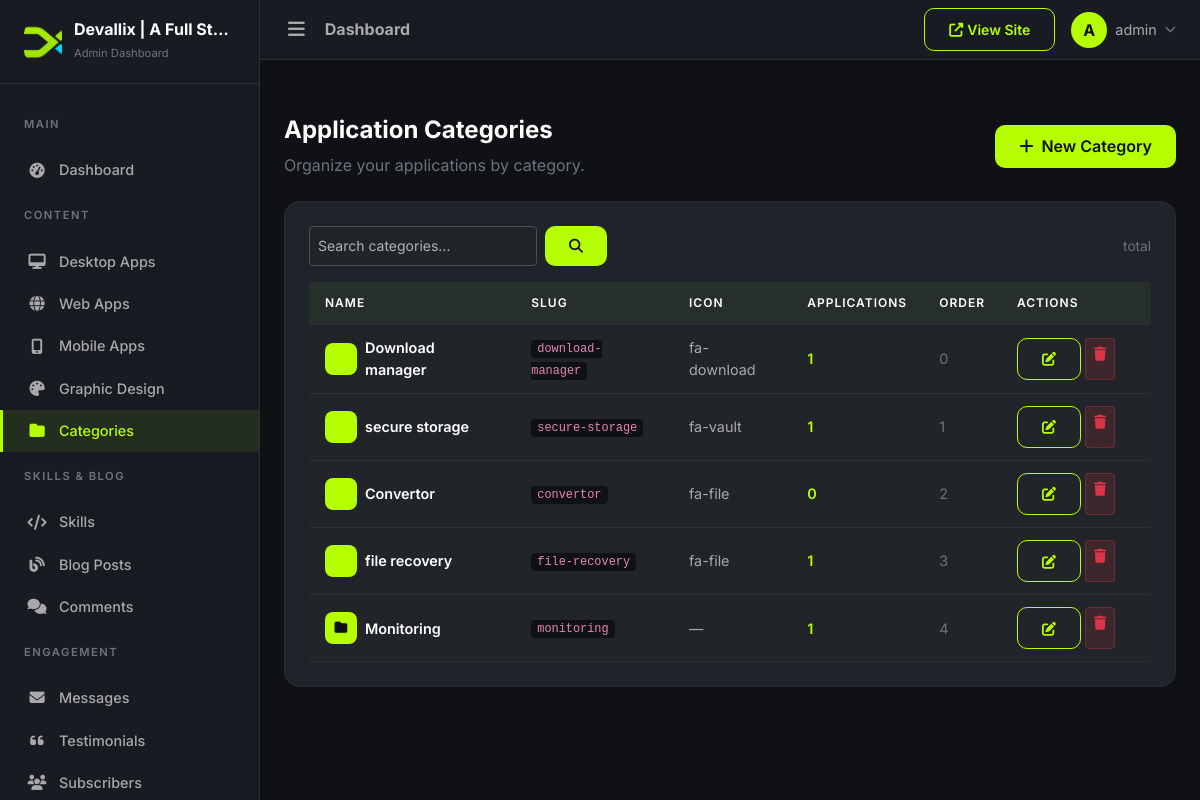
Screenshot of /dashboard/categories/ (signed in) with the database file from the repository.
### apps/core/models.py (models this page shows, shortened)
class SiteSettings(models.Model):
    site_name = models.CharField(max_length=200, default='DevPortfolio')
    site_tagline = models.CharField(max_length=300, blank=True)
    logo = models.ImageField(upload_to='uploads/site/', blank=True, null=True)
    favicon = models.ImageField(upload_to='uploads/site/', blank=True, null=True)
    hero_title = models.CharField(max_length=300, blank=True)
    hero_subtitle = models.TextField(blank=True)
    hero_cta_text = models.CharField(max_length=100, default='View Portfolio')
    hero_cta_url = models.CharField(max_length=300, default='/portfolio/')
    about_image = models.ImageField(upload_to='uploads/site/', blank=True, null=True)
    footer_text = models.TextField(blank=True)
    meta_title = models.CharField(max_length=200, blank=True)
    meta_description = models.TextField(blank=True)
    meta_keywords = models.TextField(blank=True)
    og_image = models.ImageField(upload_to='uploads/site/', blank=True, null=True)
    google_analytics_code = models.TextField(blank=True)
    email = models.EmailField(blank=True)
    phone = models.CharField(max_length=20, blank=True)
    address = models.TextField(blank=True)
    github_url = models.URLField(blank=True)
    linkedin_url = models.URLField(blank=True)
    twitter_url = models.URLField(blank=True)
    youtube_url = models.URLField(blank=True)
    facebook_url = models.URLField(blank=True)
    instagram_url = models.URLField(blank=True)
    updated_at = models.DateTimeField(auto_now=True)
    class Meta:
        verbose_name = 'Site Settings'
        verbose_name_plural = 'Site Settings'
    @classmethod
    def load(cls):
        obj, created = cls.objects.get_or_create(pk=1)
        return obj

### apps/accounts/models.py (models this page shows, shortened)
class User(AbstractUser):
    email = models.EmailField(unique=True)
    bio = models.TextField(blank=True)
    avatar = models.ImageField(upload_to='avatars/', blank=True, null=True)
    job_title = models.CharField(max_length=200, blank=True)
    phone = models.CharField(max_length=20, blank=True)
    location = models.CharField(max_length=200, blank=True)
    website = models.URLField(blank=True)
    github = models.URLField(blank=True)
    linkedin = models.URLField(blank=True)
    twitter = models.URLField(blank=True)
    class Meta:
        verbose_name = 'User'
        verbose_name_plural = 'Users'

### apps/desktop_apps/models.py (models this page shows, shortened)
class ApplicationCategory(models.Model):
    name = models.CharField(max_length=100)
    slug = models.SlugField(max_length=100, unique=True)
    icon = models.CharField(max_length=100, blank=True)
    description = models.TextField(blank=True)
    display_order = models.PositiveIntegerField(default=0)
    class Meta:
        ordering = ['display_order']
        verbose_name = 'Application Category'
        verbose_name_plural = 'Application Categories'

### apps/dashboard/views.py (the view)
# urls.py: path('categories/', views.CategoryListView.as_view(), name='category_list'),
class CategoryListView(DashboardLoginRequiredMixin, ListView):
    model = ApplicationCategory
    template_name = 'dashboard/category_list.html'
    context_object_name = 'categories'
    paginate_by = 20

### apps/core/context_processors.py (called while the page is built)
def site_settings_context(request):
    try:
        settings = SiteSettings.load()
    except Exception:
        settings = None
    return {'site_settings': settings}

### apps/dashboard/views.py (called while the page is built)
    def test_func(self):
        return self.request.user.is_authenticated and self.request.user.is_staff

### templates/dashboard/category_list.html (shortened to what this page needs)
{% extends 'dashboard/base_dashboard.html' %}
{% block content %}
<div class="page-section">
    <div class="d-flex justify-content-between align-items-center mb-4">
        <div>
            <h4 class="page-title">Application Categories</h4>
            <p style="color:var(--text-dim);margin:0;">Organize your applications by category.</p>
        </div>
        <a href="{% url 'dashboard:category_create' %}" class="btn btn-accent">
            <i class="fas fa-plus me-1"></i> New Category
        </a>
    </div>
    <div class="dashboard-card">
        <div class="d-flex justify-content-between align-items-center mb-3">
            <form method="get" class="d-flex gap-2" style="max-width:400px;">
                <input type="text" name="search" class="form-control form-control-sm" placeholder="Search categories..." value="{{ search_query|default:'' }}">
                <button type="submit" class="btn btn-accent btn-sm"><i class="fas fa-search"></i></button>
            </form>
            <span style="color:var(--text-dim);font-size:0.85rem;">{{ categories.paginator.count }} total</span>
        </div>
        <div class="table-responsive">
            <table class="table table-dashboard mb-0">
                <thead>
                    <tr>
                        <th>Name</th>
                        <th>Slug</th>
                        <th>Icon</th>
                        <th>Applications</th>
                        <th>Order</th>
                        <th style="width:150px;">Actions</th>
                    </tr>
                </thead>
                <tbody>
                    {% for category in categories %}
                    <tr>
                        <td>
                            <div class="d-flex align-items-center gap-2">
                                <div style="width:32px;height:32px;border-radius:8px;background:var(--accent);display:flex;align-items:center;justify-content:center;flex-shrink:0;">
                                    <i class="{{ category.icon|default:'fas fa-folder' }}" style="color:var(--bg-primary);font-size:0.8rem;"></i>
                                </div>
                                <span style="font-weight:600;">{{ category.name }}</span>
                            </div>
                        </td>
                        <td style="color:var(--text-dim);font-size:0.85rem;"><code style="background:var(--bg-primary);padding:2px 6px;border-radius:4px;">{{ category.slug }}</code></td>
                        <td style="color:var(--text-muted);">{{ category.icon|default:"—" }}</td>
                        <td><span style="color:var(--accent);font-weight:600;">{{ category.applications.count }}</span></td>
                        <td style="color:var(--text-dim);">{{ category.display_order }}</td>
                        <td>
                            <div class="d-flex gap-1">
                                <a href="{% url 'dashboard:category_edit' pk=category.pk %}" class="btn btn-outline-accent btn-sm" title="Edit">
                                    <i class="fas fa-edit"></i>
                                </a>
                                <a href="{% url 'dashboard:category_delete' pk=category.pk %}" class="btn btn-sm" style="background:rgba(220,53,69,0.15);color:#dc3545;border:1px solid rgba(220,53,69,0.3);" title="Delete">
                                    <i class="fas fa-trash"></i>
                                </a>
                            </div>
                        </td>
                    </tr>
                    {% endfor %}
                </tbody>
            </table>
        </div>
    </div>
</div>
{% endblock %}

### templates/dashboard/includes/sidebar.html (shortened to what this page needs)
<nav class="sidebar" id="sidebar">
    <div class="sidebar-brand">
        {% if site_settings.logo %}
        <img src="{{ site_settings.logo.url }}" alt="{{ site_settings.site_name }}" style="width:38px;height:38px;border-radius:10px;object-fit:cover;">
        {% else %}
        <div class="brand-icon"><span>D</span></div>
        {% endif %}
        <div>
            <h5>{{ site_settings.site_name|default:'DevPortfolio' }}</h5>
            <small>Admin Dashboard</small>
        </div>
    </div>
    <div class="sidebar-nav">
        <div class="nav-section">
            <div class="nav-section-title">Main</div>
        </div>
        <a href="{% url 'dashboard:dashboard_home' %}" class="nav-link {% if request.resolver_match.url_name == 'dashboard_home' %}active{% endif %}">
            <i class="fas fa-tachometer-alt"></i> Dashboard
        </a>
        <div class="nav-section">
            <div class="nav-section-title">Content</div>
        </div>
        <a href="{% url 'dashboard:app_list' %}" class="nav-link {% if '/dashboard/desktop-apps/' in request.path %}active{% endif %}">
            <i class="fas fa-desktop"></i> Desktop Apps
        </a>
        <a href="{% url 'dashboard:project_list' %}" class="nav-link {% if '/dashboard/web-apps/' in request.path %}active{% endif %}">
            <i class="fas fa-globe"></i> Web Apps
        </a>
        <a href="{% url 'dashboard:mobile_app_list' %}" class="nav-link {% if '/dashboard/mobile-apps/' in request.path %}active{% endif %}">
            <i class="fas fa-mobile-alt"></i> Mobile Apps
        </a>
        <a href="{% url 'dashboard:design_list' %}" class="nav-link {% if '/dashboard/graphic-design/' in request.path %}active{% endif %}">
            <i class="fas fa-palette"></i> Graphic Design
        </a>
        <a href="{% url 'dashboard:category_list' %}" class="nav-link {% if 'category' in request.resolver_match.url_name %}active{% endif %}">
            <i class="fas fa-folder"></i> Categories
        </a>
        <div class="nav-section">
            <div class="nav-section-title">Skills & Blog</div>
        </div>
        <a href="{% url 'dashboard:skill_list' %}" class="nav-link {% if 'skill' in request.resolver_match.url_name %}active{% endif %}">
            <i class="fas fa-code"></i> Skills
        </a>
        <a href="{% url 'dashboard:blog_list' %}" class="nav-link {% if 'blog' in request.resolver_match.url_name and 'comment' not in request.resolver_match.url_name %}active{% endif %}">
            <i class="fas fa-blog"></i> Blog Posts
        </a>
        <a href="{% url 'dashboard:comment_list' %}" class="nav-link {% if 'comment' in request.resolver_match.url_name %}active{% endif %}">
            <i class="fas fa-comments"></i> Comments
        </a>
        <div class="nav-section">
            <div class="nav-section-title">Engagement</div>
        </div>
        <a href="{% url 'dashboard:message_list' %}" class="nav-link {% if 'message' in request.resolver_match.url_name %}active{% endif %}">
            <i class="fas fa-envelope"></i> Messages
        </a>
        <a href="{% url 'dashboard:testimonial_list' %}" class="nav-link {% if 'testimonial' in request.resolver_match.url_name %}active{% endif %}">
            <i class="fas fa-quote-left"></i> Testimonials
        </a>
        <a href="{% url 'dashboard:subscriber_list' %}" class="nav-link {% if 'subscriber' in request.resolver_match.url_name %}active{% endif %}">
            <i class="fas fa-users"></i> Subscribers
        </a>
    </div>
</nav>

### templates/dashboard/includes/topbar.html (shortened to what this page needs)
<header class="topbar">
    <div class="d-flex align-items-center gap-3">
        <button class="sidebar-toggler">
            <i class="fas fa-bars"></i>
        </button>
        <h6 class="mb-0 fw-bold" style="color:var(--text-muted);">{% block topbar_title %}Dashboard{% endblock %}</h6>
    </div>
    <div class="d-flex align-items-center gap-2 gap-sm-3">
        <a href="{% url 'core:home' %}" class="btn btn-sm btn-outline-accent flex-shrink-0" target="_blank" rel="noopener" aria-label="View Site">
            <i class="fas fa-external-link-alt"></i><span class="d-none d-sm-inline ms-1">View Site</span>
        </a>
        <div class="dropdown flex-shrink-0">
            <a class="d-flex align-items-center gap-2 text-decoration-none" href="#" data-bs-toggle="dropdown" aria-label="Account menu">
                <div style="width:36px;height:36px;border-radius:50%;background:var(--accent);display:flex;align-items:center;justify-content:center;flex-shrink:0;">
                    <span style="color:var(--bg-primary);font-weight:700;">{{ request.user.first_name.0|default:request.user.username.0|upper }}</span>
                </div>
                <span class="d-none d-md-inline" style="color:var(--text-muted);font-size:0.9rem;">{{ request.user.get_short_name|default:request.user.username }}</span>
                <i class="fas fa-chevron-down d-none d-md-inline" style="font-size:0.7rem;color:var(--text-dim);"></i>
            </a>
        </div>
    </div>
</header>

### static/css/dashboard.css (style rules this page uses)
:root { --sidebar-bg: #181C22; --sidebar-width: 260px; --topbar-height: 60px; --accent: #B6FF00; --accent-secondary: #00D9FF; --bg-primary: #0F1115; --bg-card: #1F242B; --border-color: #2A303A; --text-white: #FFFFFF; --text-muted: #A9A9A9; --text-dim: #6C7380; }
* { margin: 0; padding: 0; box-sizing: border-box; }
body { font-family: 'Inter', sans-serif; background: var(--bg-primary); color: var(--text-white); min-height: 100vh; }
a { text-decoration: none; color: inherit; transition: all 0.2s; }
.sidebar { width: var(--sidebar-width); height: 100vh; background: var(--sidebar-bg); border-right: 1px solid var(--border-color); position: fixed; top: 0; left: 0; z-index: 1000; transition: all 0.3s; overflow-y: auto; }
.sidebar .sidebar-brand { padding: 1.25rem 1.5rem; border-bottom: 1px solid var(--border-color); display: flex; align-items: center; gap: 0.75rem; }
.sidebar .sidebar-brand img { width: 36px; height: 36px; border-radius: 10px; object-fit: cover; flex-shrink: 0; }
.sidebar .sidebar-brand h5 { font-weight: 700; margin: 0; font-size: 1rem; white-space: nowrap; overflow: hidden; text-overflow: ellipsis; }
.sidebar .sidebar-brand > div { min-width: 0; }
.sidebar .sidebar-brand small { color: var(--text-dim); font-size: 0.7rem; }
.sidebar-nav { padding: 1rem 0; }
.sidebar-nav .nav-section { padding: 0.5rem 1.5rem; margin-top: 0.5rem; }
.sidebar-nav .nav-section-title { font-size: 0.7rem; text-transform: uppercase; letter-spacing: 1.5px; color: var(--text-dim); font-weight: 600; margin-bottom: 0.5rem; }
.sidebar .nav-link { display: flex; align-items: center; gap: 0.75rem; padding: 0.65rem 1.5rem; color: var(--text-muted); font-size: 0.9rem; font-weight: 500; border-left: 3px solid transparent; transition: all 0.2s; }
.sidebar .nav-link.active { color: var(--accent); background: rgba(182, 255, 0, 0.08); border-left-color: var(--accent); }
.sidebar .nav-link i { width: 20px; text-align: center; font-size: 0.95rem; }
.topbar { height: var(--topbar-height); background: var(--sidebar-bg); border-bottom: 1px solid var(--border-color); display: flex; align-items: center; justify-content: space-between; padding: 0 1.5rem; position: sticky; top: 0; z-index: 999; }
.sidebar-toggler { background: none; border: none; color: var(--text-muted); font-size: 1.2rem; cursor: pointer; padding: 0.25rem; }
.dashboard-card { background: var(--bg-card); border: 1px solid var(--border-color); border-radius: 16px; padding: 1.5rem; transition: all 0.3s; }
.table-dashboard { color: var(--text-white); font-size: 0.9rem; }
.table-dashboard th { background: rgba(182, 255, 0, 0.05); border-color: var(--border-color); font-weight: 600; text-transform: uppercase; font-size: 0.75rem; letter-spacing: 1px; padding: 0.75rem 1rem; }
.table-dashboard td { border-color: var(--border-color); padding: 0.75rem 1rem; vertical-align: middle; }
.page-section { padding: 2rem 0; }
.page-title { font-size: 1.5rem; font-weight: 700; }
.btn-accent { background: var(--accent); color: var(--bg-primary); border: none; padding: 0.6rem 1.5rem; border-radius: 10px; font-weight: 600; transition: all 0.2s; }
.btn-outline-accent { background: transparent; color: var(--accent); border: 1px solid var(--accent); padding: 0.6rem 1.5rem; border-radius: 10px; font-weight: 600; transition: all 0.2s; }

### rows the page displays
SiteSettings: logo (picture), site_name "Devallix | A Full St…"
User: user.first_name.0 "A", user.get_short_name "admin"
ApplicationCategory: name "Download manager", slug "download-manager", icon "fa-download", applications.count "1", display_order "0"
ApplicationCategory: name "secure storage", slug "secure-storage", icon "fa-vault", applications.count "1", display_order "1"
ApplicationCategory: name "Convertor", slug "convertor", icon "fa-file", applications.count "0", display_order "2"
ApplicationCategory: name "file recovery", slug "file-recovery", icon "fa-file", applications.count "1", display_order "3"
ApplicationCategory: name "Monitoring", slug "monitoring", icon "—", applications.count "1", display_order "4"
